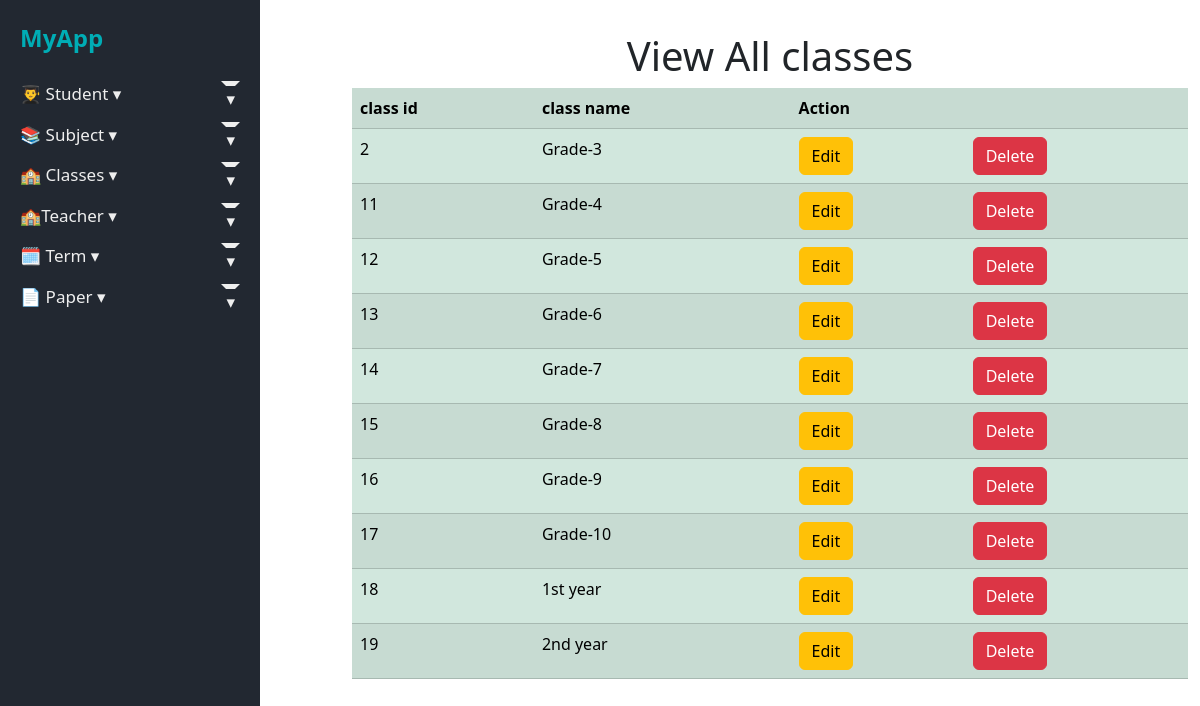
The app's page /viewclass.php, older data.
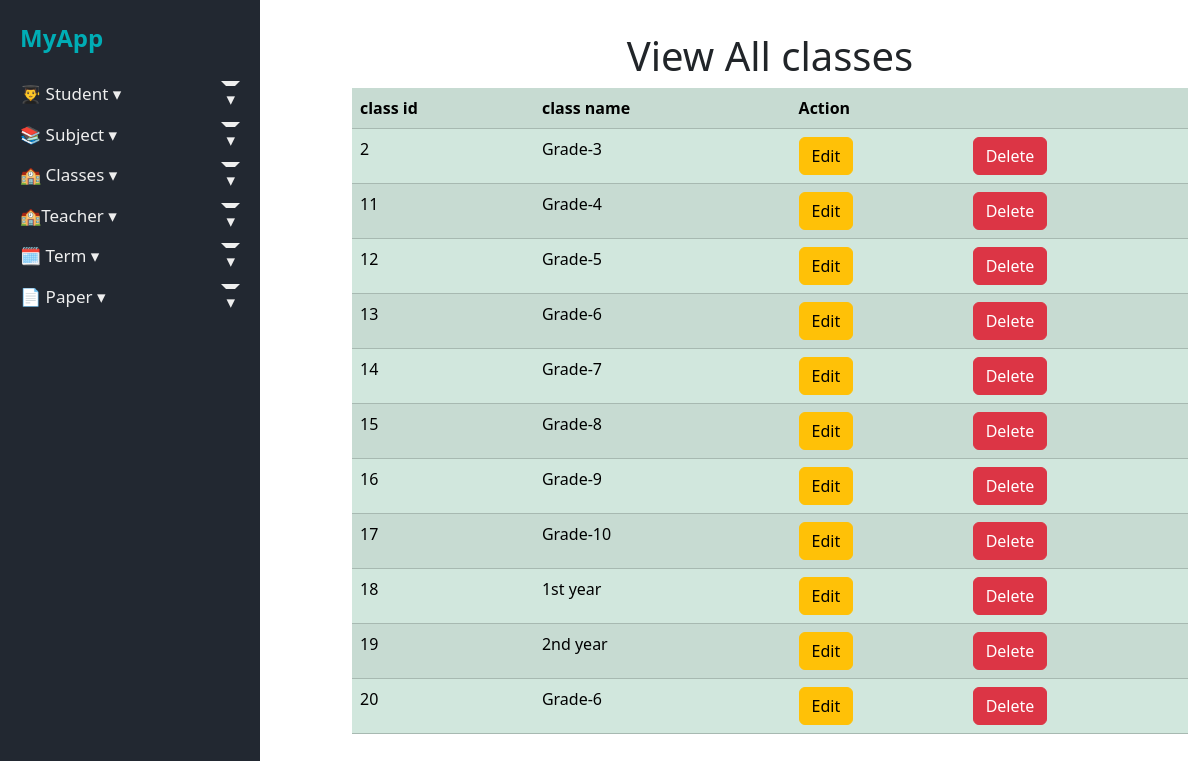
The same page, newer data.
### tables this page shows
CREATE TABLE `classes` (
  `id` int(11) NOT NULL,
  `class_name` varchar(100) NOT NULL
);

### viewclass.php (the view, shortened to what this page needs)
<!DOCTYPE html>
<html lang="en">
<head>
  <?php include_once("navbar.php") ?>
</head>
<body>
     <div class="container mt-3">
    <h1 class="mt-3 text-center">View All classes</h1>
<table class="table table-success table-striped">
     <tr>
    <th>class id</th>
    <th>class name</th>
    <th colspan="2">Action</th>
   </tr>
</body>
</html>
<?php
$sql = "SELECT * FROM `classes`";
$result = mysqli_query($conn,$sql);
foreach($result as $data)
{
    ?>
    <tr>
        <td><?php echo $data ['id']; ?></td>
        <td><?php echo $data ['class_name']; ?></td>
        <td><a class = "btn btn-warning" href="updateclass.php?id=<?php echo $data['id']?>">Edit</a></td>
        <td><a class = "btn btn-danger" href="deleteclass.php?id=<?php echo $data['id']?>">Delete</a></td>
    </tr>
<?php
}
?>

Row changes from the older to the newer data that the page shows:
added classes: id "20", class_name "Grade-6"
